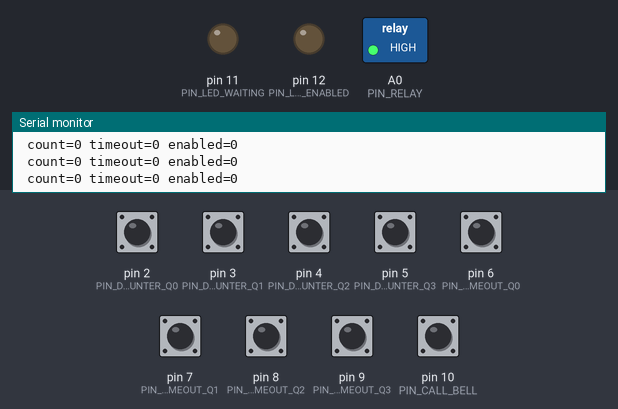
A sketch run on a simulated Arduino Uno, built with avr-gcc and run on an emulated ATmega328P. Parts: switched loads named in the sketch (green lamp = pin HIGH), output pins drawn as LEDs (lit = HIGH), the last lines printed to the serial monitor. Inputs (shaded band) come from the test bench; at power-on: pin 2 (PIN_DIP_SWITCH_COUNTER_Q0), pin 3 (PIN_DIP_SWITCH_COUNTER_Q1), pin 4 (PIN_DIP_SWITCH_COUNTER_Q2), pin 5 (PIN_DIP_SWITCH_COUNTER_Q3), pin 6 (PIN_DIP_SWITCH_TIMEOUT_Q0), pin 7 (PIN_DIP_SWITCH_TIMEOUT_Q1), pin 8 (PIN_DIP_SWITCH_TIMEOUT_Q2), pin 9 (PIN_DIP_SWITCH_TIMEOUT_Q3), pin 10 (PIN_CALL_BELL) HIGH.

Above: at 1.2 s.
1.3 s: pin 10 (PIN_CALL_BELL) pulled LOW for 0.15 s
At 1.8 s:
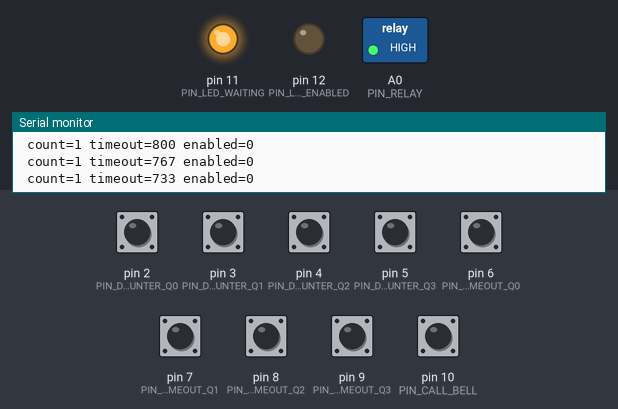
4.4 s: pin 10 (PIN_CALL_BELL) pulled LOW for 1 s
At 7.3 s:
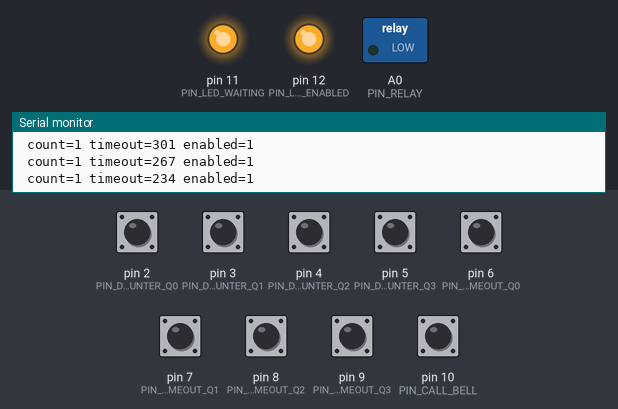
8.4 s: pin 10 (PIN_CALL_BELL) pulsed LOW 2 times (0.12 s each, 0.3 s apart)
At 10.7 s:
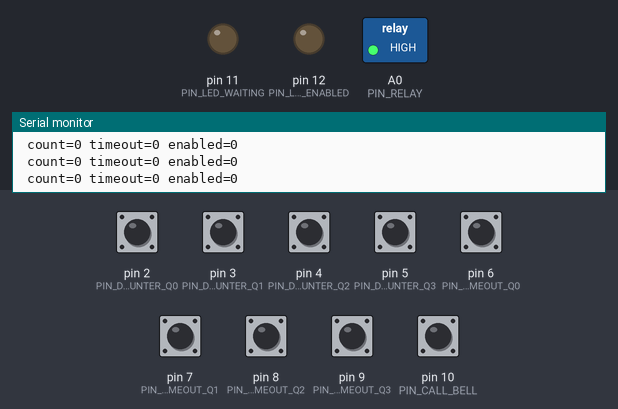
12.0 s: pin 10 (PIN_CALL_BELL) pulled LOW for 3.2 s
At 16.0 s:
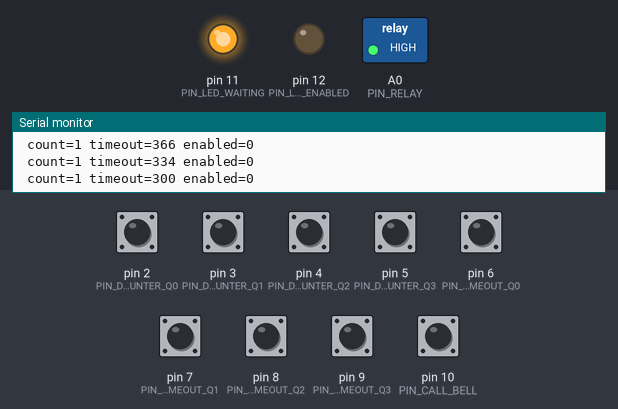
18.2 s: pin 10 (PIN_CALL_BELL) pulsed LOW 5 times (0.12 s each, 0.3 s apart)
At 21.8 s:
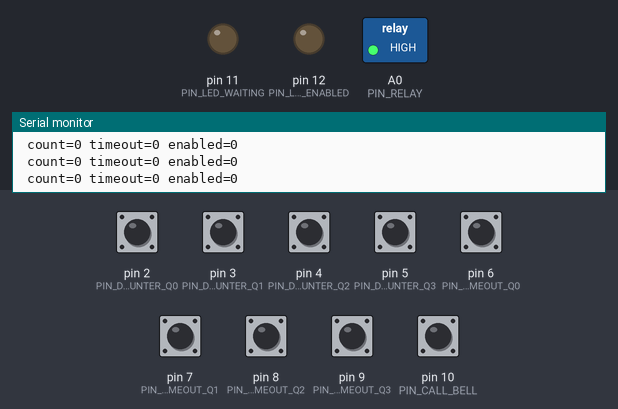
Timing chart, 0 to 23.3 s (numbered marks = the images above; inputs shaded):
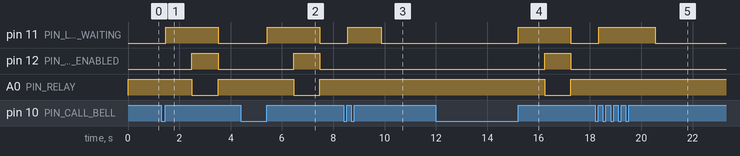

The sketch:

CallBell.ino
```cpp
/*
	FABRICA DE ENIGMAS (c)
	Autor: Tiago Ventura (tiago.ventura@gmail.com)
	Data:  Abril/2018
*/

#include <Arduino.h>

int g_config_timeout = 0;
int g_config_counter = 0;


/* Call Bell Push Button */
const byte PIN_CALL_BELL = 10;

/* LEDs */
const byte PIN_LED_WAITING = 11;
const byte PIN_LED_ENABLED = 12;

/* Relay */
const byte PIN_RELAY = A0;

/* Counter DIP Switch */
const byte PIN_DIP_SWITCH_COUNTER_Q0 = 2;
const byte PIN_DIP_SWITCH_COUNTER_Q1 = 3;
const byte PIN_DIP_SWITCH_COUNTER_Q2 = 4;
const byte PIN_DIP_SWITCH_COUNTER_Q3 = 5;

/* Timeout DIP Switch */
const byte PIN_DIP_SWITCH_TIMEOUT_Q0 = 6;
const byte PIN_DIP_SWITCH_TIMEOUT_Q1 = 7;
const byte PIN_DIP_SWITCH_TIMEOUT_Q2 = 8;
const byte PIN_DIP_SWITCH_TIMEOUT_Q3 = 9;


int readTimeout( void )
{
  byte t = 0;

  t |= ( digitalRead( PIN_DIP_SWITCH_TIMEOUT_Q3 ) ? 0 : 1 ) << 0;
  t |= ( digitalRead( PIN_DIP_SWITCH_TIMEOUT_Q2 ) ? 0 : 1 ) << 1;
  t |= ( digitalRead( PIN_DIP_SWITCH_TIMEOUT_Q1 ) ? 0 : 1 ) << 2;
  t |= ( digitalRead( PIN_DIP_SWITCH_TIMEOUT_Q0 ) ? 0 : 1 ) << 3;

  return (t + 1) * 1000;
}


byte readCounter( void )
{
  byte n = 0;

  n |= ( digitalRead( PIN_DIP_SWITCH_COUNTER_Q3 ) ? 0 : 1 ) << 0;
  n |= ( digitalRead( PIN_DIP_SWITCH_COUNTER_Q2 ) ? 0 : 1 ) << 1;
  n |= ( digitalRead( PIN_DIP_SWITCH_COUNTER_Q1 ) ? 0 : 1 ) << 2;
  n |= ( digitalRead( PIN_DIP_SWITCH_COUNTER_Q0 ) ? 0 : 1 ) << 3;

  return n + 1;
}


void setup( void )
{
  pinMode( PIN_CALL_BELL, INPUT_PULLUP );
  pinMode( PIN_LED_WAITING, OUTPUT );
  pinMode( PIN_LED_ENABLED, OUTPUT );
  pinMode( PIN_RELAY, OUTPUT );

  digitalWrite( PIN_RELAY, HIGH );
  digitalWrite( PIN_LED_WAITING, LOW );
  digitalWrite( PIN_LED_ENABLED, LOW );

  pinMode( PIN_DIP_SWITCH_COUNTER_Q0, INPUT_PULLUP );
  pinMode( PIN_DIP_SWITCH_COUNTER_Q1, INPUT_PULLUP );
  pinMode( PIN_DIP_SWITCH_COUNTER_Q2, INPUT_PULLUP );
  pinMode( PIN_DIP_SWITCH_COUNTER_Q3, INPUT_PULLUP );

  pinMode( PIN_DIP_SWITCH_TIMEOUT_Q0, INPUT_PULLUP );
  pinMode( PIN_DIP_SWITCH_TIMEOUT_Q1, INPUT_PULLUP );
  pinMode( PIN_DIP_SWITCH_TIMEOUT_Q2, INPUT_PULLUP );
  pinMode( PIN_DIP_SWITCH_TIMEOUT_Q3, INPUT_PULLUP );

  g_config_timeout = readTimeout();
  g_config_counter = readCounter();

  Serial.begin(9600);
}

bool machineState = false;
bool buttonState = false;
int lastMachineState = false;
long t0 = 0;
const int debounceDelay = 50;
int count = 0;
bool enabled = false;

void loop( void )
{
  int reading;
  long t = millis();

  if( (t - t0) > g_config_timeout )
  {
     if( enabled )
     {
        count = 0;
        enabled = false;
     }
     else if( (enabled == false) && (g_config_counter == count) )
     {
        enabled = true;
     }
     else
     {
        count = 0;
     }

     t0 = t;
  }

  if( (t - t0) > debounceDelay )
  {
    reading = !digitalRead( PIN_CALL_BELL );

    if( reading != buttonState )
    {
      buttonState = reading;

      if( buttonState == LOW )
      {
        t0 = t;
        machineState = !machineState;
      }
    }
  }

  if( lastMachineState != machineState )
  {
    enabled = false;
    count++;
  }

  lastMachineState = machineState;

  digitalWrite( PIN_LED_WAITING, count > 0 );
  digitalWrite( PIN_RELAY, !enabled );
  digitalWrite( PIN_LED_ENABLED, enabled );

  Serial.print( " count=" );
  Serial.print( count );

  Serial.print( " timeout=" );
  Serial.print( (count > 0) ? g_config_timeout - (t - t0) : 0 );

  Serial.print( " enabled=" );
  Serial.println( enabled );
}
```

Measured:
- after the input at 1.3 s, pin 11 (PIN_LED_WAITING): LOW → HIGH after 0.16 s, → LOW 2.1 s later; pin 12 (PIN_LED_ENABLED): LOW → HIGH after 1.2 s, → LOW 1.0 s later; A0 (PIN_RELAY): HIGH → LOW after 1.2 s, → HIGH 1.0 s later
- after the input at 4.4 s, pin 11 (PIN_LED_WAITING): LOW → HIGH after 1.0 s, → LOW 2.1 s later; pin 12 (PIN_LED_ENABLED): LOW → HIGH after 2.1 s, → LOW 1.0 s later; A0 (PIN_RELAY): HIGH → LOW after 2.1 s, → HIGH 1.0 s later
- after the input at 8.4 s, pin 11 (PIN_LED_WAITING): LOW → HIGH after 0.17 s, → LOW 1.3 s later
- after the input at 12.0 s, pin 11 (PIN_LED_WAITING): LOW → HIGH after 3.2 s, → LOW 2.1 s later; pin 12 (PIN_LED_ENABLED): LOW → HIGH after 4.2 s, → LOW 1.0 s later; A0 (PIN_RELAY): HIGH → LOW after 4.2 s, → HIGH 1.0 s later
- after the input at 18.2 s, pin 11 (PIN_LED_WAITING): LOW → HIGH after 0.15 s, → LOW 2.2 s later
